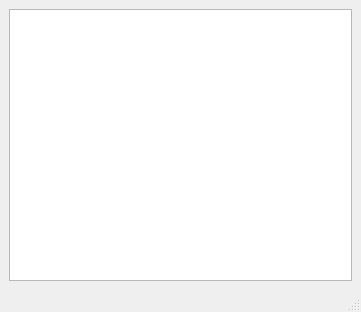
<?xml version="1.0" encoding="UTF-8"?>
<ui version="4.0">
 <class>MainWindow</class>
 <widget class="QMainWindow" name="MainWindow">
  <property name="geometry">
   <rect>
    <x>0</x>
    <y>0</y>
    <width>361</width>
    <height>312</height>
   </rect>
  </property>
  <property name="windowTitle">
   <string>MainWindow</string>
  </property>
  <widget class="QWidget" name="centralwidget">
   <layout class="QGridLayout" name="gridLayout">
    <item row="0" column="0">
     <widget class="QTreeView" name="treeView">
      <property name="editTriggers">
       <set>QAbstractItemView::NoEditTriggers</set>
      </property>
      <property name="sortingEnabled">
       <bool>true</bool>
      </property>
     </widget>
    </item>
   </layout>
  </widget>
  <widget class="QMenuBar" name="menubar">
   <property name="geometry">
    <rect>
     <x>0</x>
     <y>0</y>
     <width>361</width>
     <height>21</height>
    </rect>
   </property>
  </widget>
  <widget class="QStatusBar" name="statusbar"/>
 </widget>
 <resources/>
 <connections/>
</ui>
